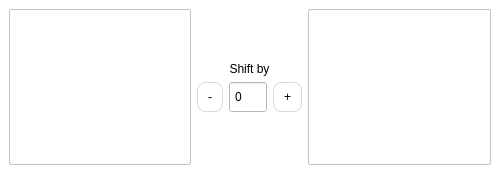
<?xml version="1.0" encoding="UTF-8"?>
<ui version="4.0">
 <class>MainWindow</class>
 <widget class="QMainWindow" name="MainWindow">
  <property name="geometry">
   <rect>
    <x>0</x>
    <y>0</y>
    <width>500</width>
    <height>174</height>
   </rect>
  </property>
  <property name="font">
   <font>
    <kerning>true</kerning>
   </font>
  </property>
  <property name="windowTitle">
   <string>Caesar-cipher</string>
  </property>
  <property name="autoFillBackground">
   <bool>true</bool>
  </property>
  <property name="styleSheet">
   <string notr="true">QTextBrowser{
	border: 1px solid #c3c3c3;
	border-radius:2px;
	background-color:#FFF;
}
QPushButton{
	padding: 7px 10px;
	margin:0;
	border: 1px solid #D8D8D8;
	background-color:#FFF;
	border-radius:8px;
}
QPushButton:hover{
	background-color:#eee;
}
QPushButton:pressed{
	background-color:#999;
}
#centralwidget{
	background-color:#FFF;
}</string>
  </property>
  <widget class="QWidget" name="centralwidget">
   <property name="styleSheet">
    <string notr="true">color:#000;</string>
   </property>
   <layout class="QHBoxLayout" name="horizontalLayout_2">
    <item>
     <widget class="QTextBrowser" name="textBrowser">
      <property name="readOnly">
       <bool>false</bool>
      </property>
     </widget>
    </item>
    <item>
     <layout class="QVBoxLayout" name="verticalLayout">
      <item>
       <spacer name="verticalSpacer_2">
        <property name="orientation">
         <enum>Qt::Vertical</enum>
        </property>
        <property name="sizeHint" stdset="0">
         <size>
          <width>20</width>
          <height>40</height>
         </size>
        </property>
       </spacer>
      </item>
      <item>
       <widget class="QLabel" name="label">
        <property name="styleSheet">
         <string notr="true">color:#000;</string>
        </property>
        <property name="text">
         <string>Shift by</string>
        </property>
        <property name="alignment">
         <set>Qt::AlignBottom|Qt::AlignHCenter</set>
        </property>
       </widget>
      </item>
      <item>
       <layout class="QHBoxLayout" name="horizontalLayout">
        <item>
         <widget class="QPushButton" name="pushButton">
          <property name="styleSheet">
           <string notr="true"/>
          </property>
          <property name="text">
           <string>-</string>
          </property>
         </widget>
        </item>
        <item>
         <widget class="QLineEdit" name="lineEdit">
          <property name="sizePolicy">
           <sizepolicy hsizetype="Fixed" vsizetype="Minimum">
            <horstretch>0</horstretch>
            <verstretch>0</verstretch>
           </sizepolicy>
          </property>
          <property name="styleSheet">
           <string notr="true">background-color:#FFF;
width:30px;
padding:3px;</string>
          </property>
          <property name="text">
           <string>0</string>
          </property>
         </widget>
        </item>
        <item>
         <spacer name="horizontalSpacer">
          <property name="orientation">
           <enum>Qt::Horizontal</enum>
          </property>
          <property name="sizeHint" stdset="0">
           <size>
            <width>40</width>
            <height>20</height>
           </size>
          </property>
         </spacer>
        </item>
        <item>
         <widget class="QPushButton" name="pushButton_2">
          <property name="text">
           <string>+</string>
          </property>
         </widget>
        </item>
       </layout>
      </item>
      <item>
       <spacer name="verticalSpacer">
        <property name="orientation">
         <enum>Qt::Vertical</enum>
        </property>
        <property name="sizeHint" stdset="0">
         <size>
          <width>20</width>
          <height>20</height>
         </size>
        </property>
       </spacer>
      </item>
     </layout>
    </item>
    <item>
     <widget class="QTextBrowser" name="textBrowser_2">
      <property name="readOnly">
       <bool>false</bool>
      </property>
     </widget>
    </item>
   </layout>
  </widget>
 </widget>
 <resources/>
 <connections/>
</ui>
